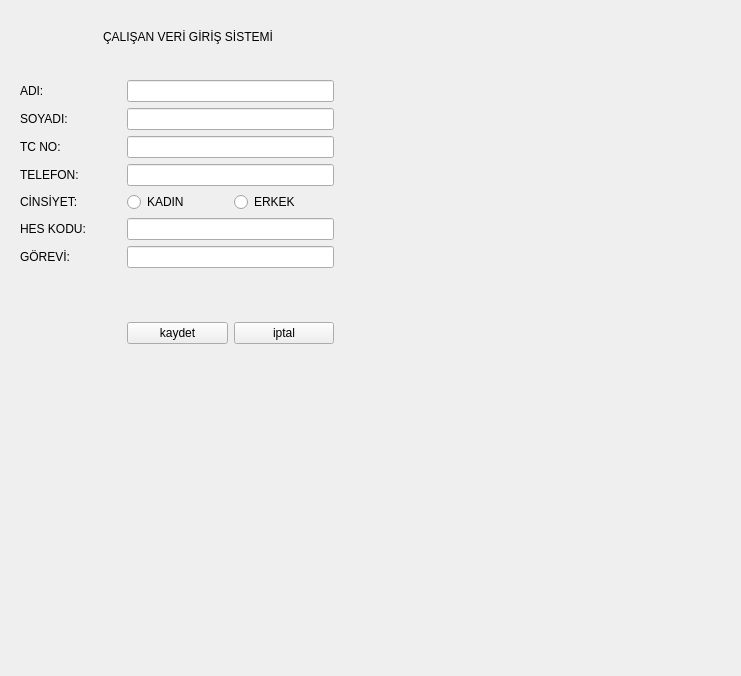
<?xml version="1.0" encoding="UTF-8"?>
<ui version="4.0">
 <class>CalisanFormu</class>
 <widget class="QWidget" name="CalisanFormu">
  <property name="geometry">
   <rect>
    <x>0</x>
    <y>0</y>
    <width>741</width>
    <height>676</height>
   </rect>
  </property>
  <property name="windowTitle">
   <string>Form</string>
  </property>
  <widget class="QWidget" name="layoutWidget">
   <property name="geometry">
    <rect>
     <x>20</x>
     <y>20</y>
     <width>253</width>
     <height>34</height>
    </rect>
   </property>
   <layout class="QHBoxLayout" name="horizontalLayout">
    <item>
     <widget class="QLabel" name="lblresim">
      <property name="text">
       <string/>
      </property>
      <property name="pixmap">
       <pixmap resource="../Kaynaklar.qrc">:/Resimler/Calisan.png</pixmap>
      </property>
     </widget>
    </item>
    <item>
     <widget class="QLabel" name="lblbaslik">
      <property name="styleSheet">
       <string notr="true">font: 700 italic 12pt &quot;Segoe UI&quot;;</string>
      </property>
      <property name="text">
       <string>ÇALIŞAN VERİ GİRİŞ SİSTEMİ</string>
      </property>
     </widget>
    </item>
   </layout>
  </widget>
  <widget class="QWidget" name="layoutWidget">
   <property name="geometry">
    <rect>
     <x>20</x>
     <y>80</y>
     <width>421</width>
     <height>341</height>
    </rect>
   </property>
   <layout class="QGridLayout" name="gridLayout">
    <item row="3" column="0">
     <widget class="QLabel" name="lbltelefon">
      <property name="styleSheet">
       <string notr="true">font: 700 10pt &quot;Segoe UI&quot;;</string>
      </property>
      <property name="text">
       <string>TELEFON:</string>
      </property>
     </widget>
    </item>
    <item row="5" column="1" colspan="2">
     <widget class="QLineEdit" name="leheskodu"/>
    </item>
    <item row="0" column="3" rowspan="8">
     <spacer name="verticalSpacer">
      <property name="orientation">
       <enum>Qt::Vertical</enum>
      </property>
      <property name="sizeHint" stdset="0">
       <size>
        <width>20</width>
        <height>40</height>
       </size>
      </property>
     </spacer>
    </item>
    <item row="7" column="1" colspan="2">
     <layout class="QHBoxLayout" name="horizontalLayout_2">
      <item>
       <widget class="QPushButton" name="pbkaydet">
        <property name="text">
         <string>kaydet</string>
        </property>
        <property name="icon">
         <iconset resource="../Kaynaklar.qrc">
          <normaloff>:/Resimler/Kaydet.png</normaloff>:/Resimler/Kaydet.png</iconset>
        </property>
       </widget>
      </item>
      <item>
       <widget class="QPushButton" name="pbiptal">
        <property name="text">
         <string>iptal</string>
        </property>
        <property name="icon">
         <iconset resource="../Kaynaklar.qrc">
          <normaloff>:/Resimler/Iptal.png</normaloff>:/Resimler/Iptal.png</iconset>
        </property>
       </widget>
      </item>
     </layout>
    </item>
    <item row="1" column="0">
     <widget class="QLabel" name="lblsoyad">
      <property name="styleSheet">
       <string notr="true">font: 700 10pt &quot;Segoe UI&quot;;</string>
      </property>
      <property name="text">
       <string>SOYADI:</string>
      </property>
     </widget>
    </item>
    <item row="2" column="0">
     <widget class="QLabel" name="lbltcno">
      <property name="styleSheet">
       <string notr="true">font: 700 10pt &quot;Segoe UI&quot;;</string>
      </property>
      <property name="text">
       <string>TC NO:</string>
      </property>
     </widget>
    </item>
    <item row="4" column="0">
     <widget class="QLabel" name="lblcinsiyet">
      <property name="styleSheet">
       <string notr="true">font: 700 10pt &quot;Segoe UI&quot;;</string>
      </property>
      <property name="text">
       <string>CİNSİYET:</string>
      </property>
     </widget>
    </item>
    <item row="1" column="1" colspan="2">
     <widget class="QLineEdit" name="lesoyad"/>
    </item>
    <item row="0" column="1" colspan="2">
     <widget class="QLineEdit" name="lead"/>
    </item>
    <item row="4" column="1">
     <widget class="QRadioButton" name="rbkadin">
      <property name="text">
       <string>KADIN</string>
      </property>
     </widget>
    </item>
    <item row="7" column="0">
     <spacer name="verticalSpacer_2">
      <property name="orientation">
       <enum>Qt::Vertical</enum>
      </property>
      <property name="sizeHint" stdset="0">
       <size>
        <width>20</width>
        <height>40</height>
       </size>
      </property>
     </spacer>
    </item>
    <item row="4" column="2">
     <widget class="QRadioButton" name="rberkek">
      <property name="text">
       <string>ERKEK</string>
      </property>
     </widget>
    </item>
    <item row="3" column="1" colspan="2">
     <widget class="QLineEdit" name="letel"/>
    </item>
    <item row="6" column="1" colspan="2">
     <widget class="QLineEdit" name="legorevi"/>
    </item>
    <item row="6" column="0">
     <widget class="QLabel" name="lblgorev">
      <property name="styleSheet">
       <string notr="true">font: 700 10pt &quot;Segoe UI&quot;;</string>
      </property>
      <property name="text">
       <string>GÖREVİ:</string>
      </property>
     </widget>
    </item>
    <item row="0" column="0">
     <widget class="QLabel" name="lblad">
      <property name="styleSheet">
       <string notr="true">font: 700 10pt &quot;Segoe UI&quot;;</string>
      </property>
      <property name="text">
       <string>ADI:</string>
      </property>
     </widget>
    </item>
    <item row="2" column="1" colspan="2">
     <widget class="QLineEdit" name="letcno"/>
    </item>
    <item row="5" column="0">
     <widget class="QLabel" name="lblheskodu">
      <property name="styleSheet">
       <string notr="true">font: 700 10pt &quot;Segoe UI&quot;;</string>
      </property>
      <property name="text">
       <string>HES KODU:</string>
      </property>
     </widget>
    </item>
    <item row="8" column="0" colspan="4">
     <spacer name="horizontalSpacer">
      <property name="orientation">
       <enum>Qt::Horizontal</enum>
      </property>
      <property name="sizeHint" stdset="0">
       <size>
        <width>40</width>
        <height>28</height>
       </size>
      </property>
     </spacer>
    </item>
   </layout>
  </widget>
 </widget>
 <resources>
  <include location="../Kaynaklar.qrc"/>
 </resources>
 <connections/>
</ui>
